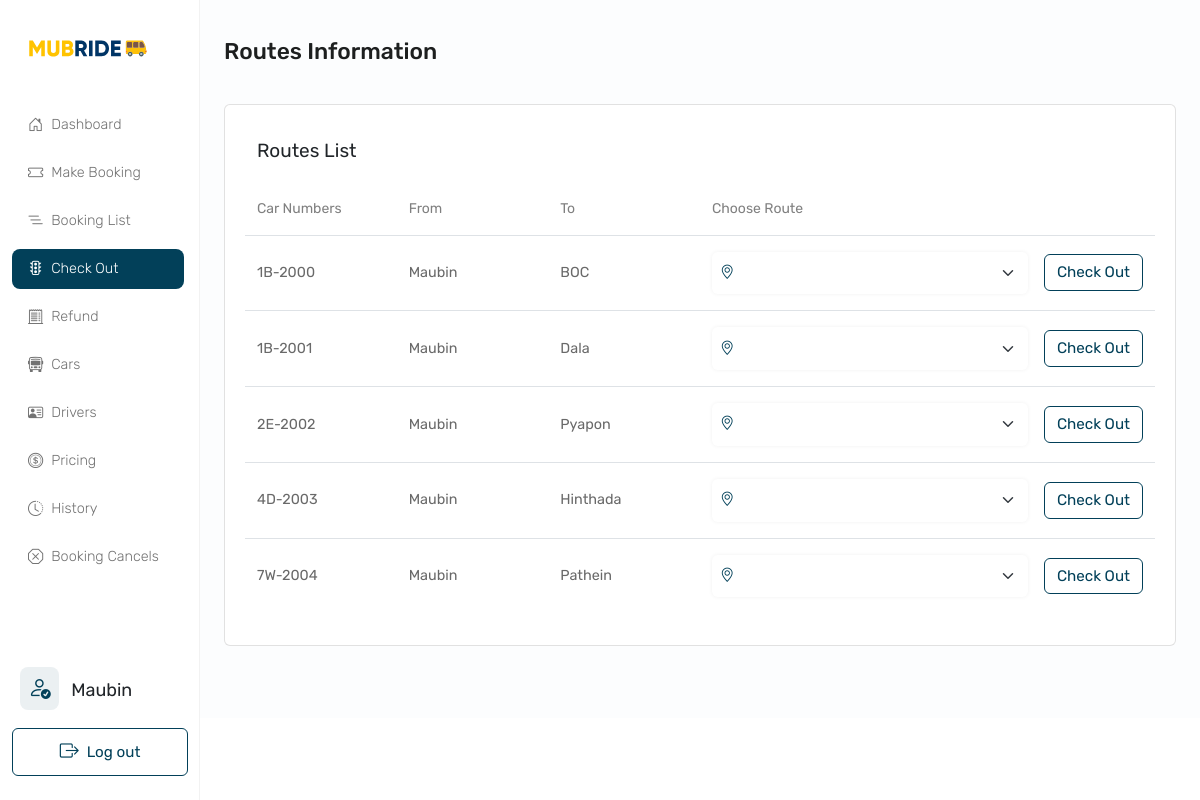
/Admin_Panel/car_status.php, run on the app's committed database.
### tables this page shows
CREATE TABLE `gates` (
  `gate_id` int(20) NOT NULL,
  `gate_name` varchar(255) NOT NULL,
  `created_at` timestamp NOT NULL DEFAULT CURRENT_TIMESTAMP
);

CREATE TABLE `cars` (
  `car_id` int(11) NOT NULL,
  `car_model` varchar(255) NOT NULL,
  `car_number` varchar(255) NOT NULL,
  `route_a` int(11) NOT NULL,
  `route_b` int(11) NOT NULL,
  `has_driver` varchar(10) NOT NULL,
  `created_at` timestamp NOT NULL DEFAULT CURRENT_TIMESTAMP
);

### Admin_Panel/core/function.php (called while the page is built, shortened)
<?php
require_once("common_functions.php");
function getRouteName($from)
{
    $sql = "SELECT * FROM gates WHERE gate_id='$from'";
    return fetch($sql)['gate_name'];
}
function getCars(): array
{
    $gate = $_SESSION['gate'];
    if ($gate == 0) {
        $sql = "SELECT * FROM cars WHERE has_driver='1'";
    } else {
        $sql = "SELECT * FROM cars WHERE route_b='$gate' AND has_driver='1'";
    }
    return fetchAll($sql);
}

### Admin_Panel/core/common_functions.php (called while the page is built, shortened)
<?php
function getConnection(): bool|mysqli|null
{
    return mysqli_connect("localhost", "root", "root", "bus_ticket_system");
}
function fetchAll($sql): array
{
    $query = mysqli_query(getConnection(), $sql);
    $rows = [];
    while ($row = mysqli_fetch_assoc($query)) {
        array_push($rows, $row);
    }
    return $rows;
}
function fetch($sql): array |bool|null
{
    $query = mysqli_query(getConnection(), $sql);
    return mysqli_fetch_assoc($query);
}
?>

### Admin_Panel/car_status.php (the view, shortened to what this page needs)
<?php require_once "template/header.php"; ?>
<div class="container-fluid main_container">
    <div class="row">
        <?php require_once "ui_left_side_nav.php"; ?>
        <main class="col-md-9 ms-sm-auto col-lg-10 px-md-4 pb-md-5 h-100">
            <div class="row my-4">
                <div class="head_section mb-4 w-100 d-flex justify-content-between align-items-center">
                    <h3 class="fs-4 header_title">Routes Information</h3>
                </div>
                <div class="col-12">
                    <div class="card border-1 ">
                        <div class="card-body product_table m-1 m-md-3">
                            <div class="d-flex align-content-center pb-3">
                                <p class="mb-0 text-black-20 fs-5 me-3">Routes List</p>
                            </div>
                            <div class="row align-items-center justify-content-start py-3">
                                <div class="col-2 d-flex align-items-center">
                                    <p class="mb-0 text-black-50 table_header">Car Numbers</p>
                                </div>
                                <div class="col-2 d-flex align-items-center">
                                    <p class="mb-0 text-black-50 table_header">From</p>
                                </div>
                                <div class="col-2 d-flex align-items-center">
                                    <p class="mb-0 text-black-50 table_header">To</p>
                                </div>
                                <div class="col-6 d-flex align-items-center">
                                    <p class="mb-0 text-black-50 table_header">Choose Route</p>
                                </div>
                            </div>
                            <?php foreach (getCars() as $c) { ?>
                                <div class="row align-items-center justify-content-start py-3 border-top">
                                    <div class="col-2 d-flex align-items-center">
                                        <p class="mb-0 table_body w-100">
                                            <?php echo $c['car_number']; ?>
                                        </p>
                                    </div>
                                    <div class="col-2 d-flex align-items-center">
                                        <p class="mb-0 table_body w-100">
                                            <?php echo getRouteName($_SESSION['gate']); ?>
                                        </p>
                                    </div>
                                    <div class="col-2 d-flex align-items-center">
                                        <p class="mb-0 table_body w-100">
                                            <?php echo $_SESSION['gate'] != 0 ? 'Maubin' : getRouteName($c['route_b']); ?>
                                        </p>
                                    </div>
                                    <div class="col-6 d-flex align-items-center">
                                        <form action="<?php getPath(); ?>/car_status_check_out.php" method="post" class="w-100">
                                            <div class="d-flex align-items-center w-100">
                                                <div class="select_route
                                                    w-100 shadow_sm rounded py-1 d-flex align-items-center ps-2 me-3">
                                                    <i class="bi bi-geo-alt text-primary"></i>
                                                    <select class="form-select border-0 table_body" aria-label="Default select example" id="route_select" name="r_no">
                                                    </select>
                                                </div>
                                                <button class="btn btn-outline-primary text-nowrap">
                                                    Check Out
                                                </button>
                                            </div>
                                        </form>
                                    </div>
                                </div>
                            <?php } ?>
                        </div>
                    </div>
                </div>
            </div>
        </main>
    </div>
</div>
<?php require_once "template/footer.php"; ?>

### Admin_Panel/ui_left_side_nav.php
<nav id="sidebarMenu" class="col-md-3 col-lg-2 d-md-block bg-white sidebar collapse">
    <div class="position-sticky h-100 pt-3 sidebar-sticky d-flex flex-column">
        <a class="navbar-brand bg-white col-md-3 col-lg-2 me-0 px-3 mb-4 w-100" href="<?php getPath(); ?>/ui_home.php">
                <img src="<?php getPath(); ?>/assets/imgs/source/logo.svg" style="width: 120px!important;">
        </a>
        <ul class="nav flex-column">
            <li class="nav-item mb-2">
                <a class="nav-link text-black-30 text-decoration-none
                <?php echo getCurrentPage() == "HOME" ? 'nav_active' : ''; ?>" aria-current="page" href="<?php getPath(); ?>/ui_home.php">
                    <i class="bi bi-house-door me-2 fs-6"></i>
                    Dashboard
                </a>
            </li>
            <li class="nav-item mb-2">
                <a class="nav-link text-black-30 text-decoration-none
                <?php echo getCurrentPage() == "CREATE_BOOK" ? 'nav_active' : ''; ?>" aria-current="page" href="<?php getPath(); ?>/make_booking.php">
                    <i class="bi bi-ticket me-2 fs-6"></i>
                    Make Booking
                </a>
            </li>
            <li class="nav-item mb-2">
                <a class="nav-link text-black-30 text-decoration-none
                <?php echo getCurrentPage() == "BOOKING_LIST" ? 'nav_active' : ''; ?>" aria-current="page" href="<?php getPath(); ?>/booking_list.php">
                    <i class="bi bi-list-nested me-2 fs-6"></i>
                    Booking List
                </a>
            </li>
            <li class="nav-item mb-2">
                <a class="nav-link text-black-30 text-decoration-none
                <?php echo getCurrentPage() == "STATUS" ? 'nav_active' : ''; ?>" aria-current="page" href="<?php getPath(); ?>/car_status.php">
                    <i class="bi bi-stoplights me-2 fs-6"></i>
                    Check Out
                </a>
            </li>
            <li class="nav-item mb-2">
                <a class="nav-link text-black-30 text-decoration-none
                <?php echo getCurrentPage() == "REFUND" ? 'nav_active' : ''; ?>" aria-current="page" href="<?php getPath(); ?>/refund.php">
                    <i class="bi bi-receipt-cutoff me-2 fs-6"></i>
                    Refund
                </a>
            </li>
            <li class="nav-item mb-2">
                <a class="nav-link text-black-30 text-decoration-none
                <?php echo getCurrentPage() == "CARS" ? 'nav_active' : ''; ?>" aria-current="page" href="<?php getPath(); ?>/car_management.php">
                    <i class="bi bi-bus-front me-2 fs-6"></i>
                    Cars
                </a>
            </li>
            <li class="nav-item mb-2">
                <a class="nav-link text-black-30 text-decoration-none
                <?php echo getCurrentPage() == "DRIVERS" ? 'nav_active' : ''; ?>" aria-current="page" href="<?php getPath(); ?>/drivers.php">
                    <i class="bi bi-person-vcard me-2 fs-6"></i>
                    Drivers
                </a>
            </li>
            <li class="nav-item mb-2 <?php echo $_SESSION['gate'] == 0 ? 'd-block' : 'd-none'; ?>">
                <a class="nav-link text-black-30 text-decoration-none
                <?php echo getCurrentPage() == "PRICE" ? 'nav_active' : ''; ?>" aria-current="page" href="<?php getPath(); ?>/pricing.php">
                    <i class="bi bi-coin me-2 fs-6"></i>
                    Pricing
                </a>
            </li>
            <li class="nav-item mb-2">
                <a class="nav-link text-black-30 text-decoration-none
                <?php echo getCurrentPage() == "HISTORY" ? 'nav_active' : ''; ?>" aria-current="page" href="<?php getPath(); ?>/customer_history.php">
                    <i class="bi bi-clock-history me-2 fs-6"></i>
                    History
                </a>
            </li>
            <li class="nav-item mb-2">
                <a class="nav-link text-black-30 text-decoration-none
                <?php echo getCurrentPage() == "CANCEL" ? 'nav_active' : ''; ?>" aria-current="page" href="<?php getPath(); ?>/booking_cancel.php">
                    <i class="bi bi-x-octagon me-2 fs-6"></i>
                    Booking Cancels
                </a>
            </li>
        </ul>
        <div class="user_account w-100">
            <p class="account ms-2 text-dark-10 fs-6 text-capitalize">
                <i class="bi bi-person-check fs-4 me-2 text-primary"></i>
                <?php echo getRouteName($_SESSION['gate']) ?>
            </p>
            <a href="<?php getPath(); ?>/LogOut.php" class="btn btn-outline-primary custom_button w-100 d-flex justify-content-center align-items-center" onclick="return confirm('Are you sure to log out?')">
                <i class="bi bi-box-arrow-right fs-5"></i>
                Log out
            </a>
        </div>
    </div>
</nav>

### Admin_Panel/assets/css/dashboard.css (style rules this page uses)
.sidebar { position: fixed; top: 0; bottom: 0; left: 0; z-index: 100; box-shadow: inset -1px 0 0 rgba(0, 0, 0, .05); }
.sidebar-sticky { height: calc(100vh - 48px); overflow-x: hidden; overflow-y: auto; }
.sidebar .nav-link { font-weight: 500; color: #333; }
.sidebar .nav-link { margin-right: 4px; color: #727272; }
.navbar-brand { padding-top: .75rem; padding-bottom: .75rem; box-shadow: inset -1px 0 0 rgba(0, 0, 0, .05); }

### data on the page
gates: gate_name "Maubin"
cars: car_number "1B-2000", gates.gate_name "Maubin", route_b.gate_name "BOC"
cars: car_number "1B-2001", gates.gate_name "Maubin", route_b.gate_name "Dala"
cars: car_number "2E-2002", gates.gate_name "Maubin", route_b.gate_name "Pyapon"
cars: car_number "4D-2003", gates.gate_name "Maubin", route_b.gate_name "Hinthada"
cars: car_number "7W-2004", gates.gate_name "Maubin", route_b.gate_name "Pathein"
